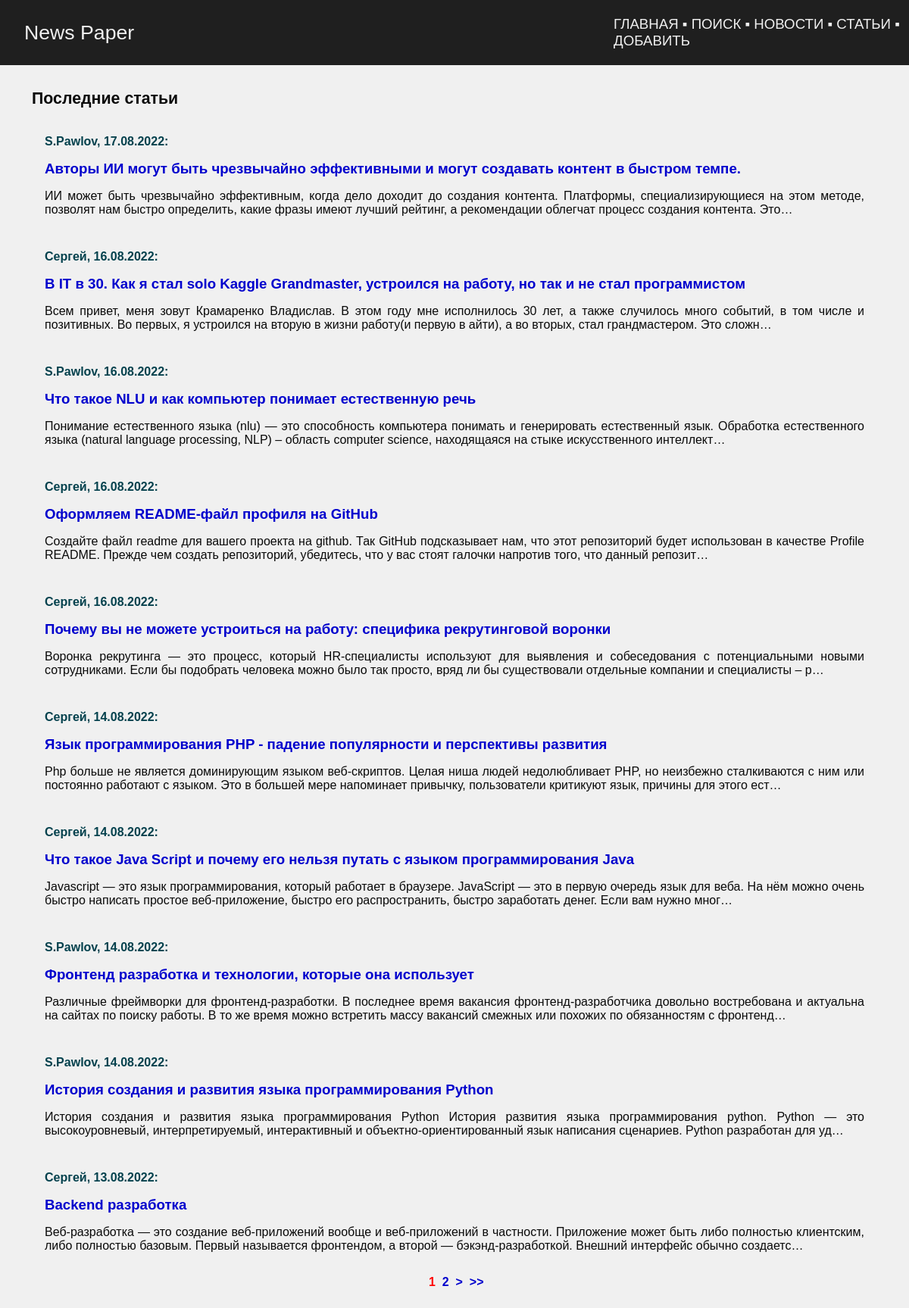
The page /articles/ on the database as committed earlier.
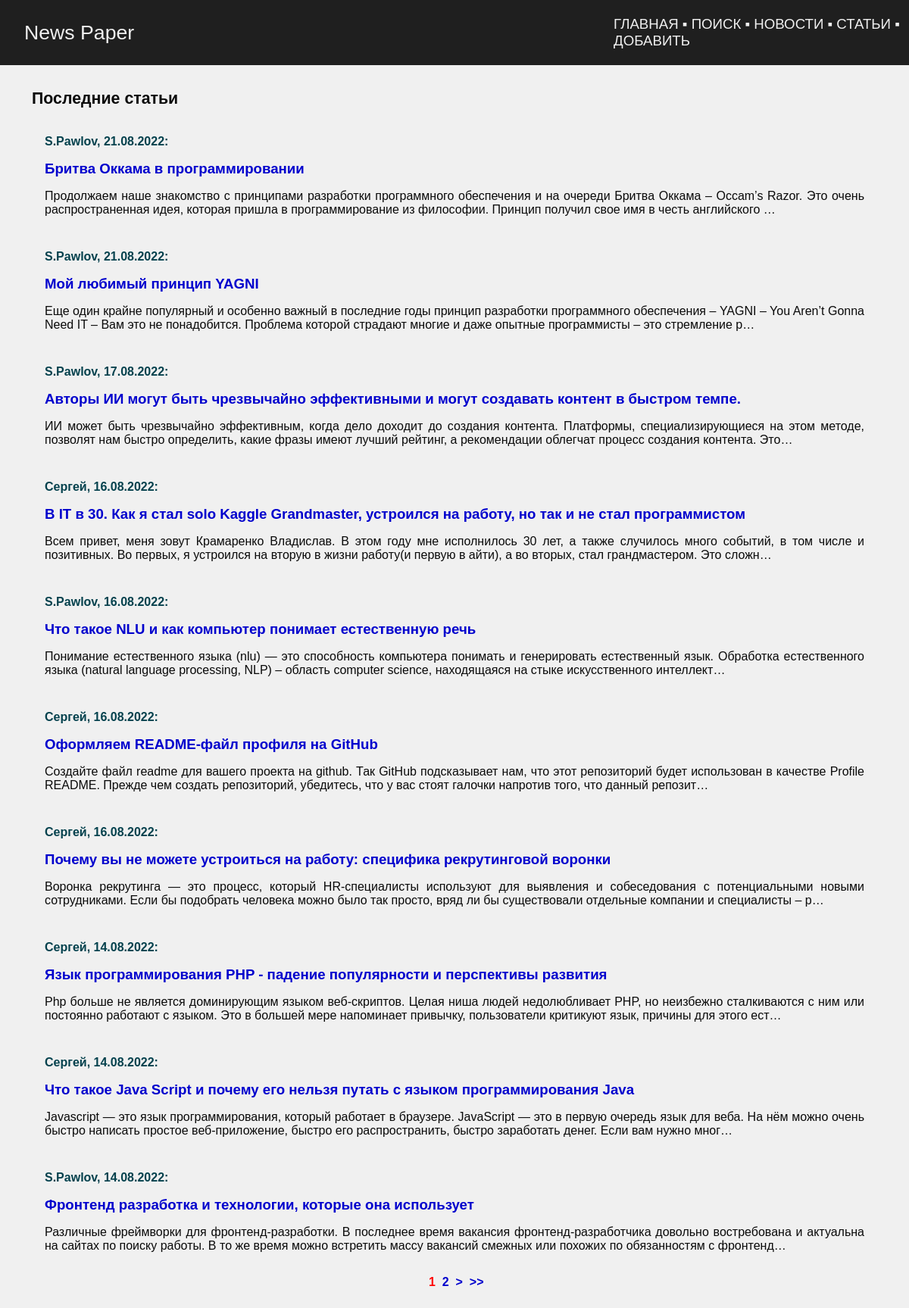
The same page on the database as committed later.
### news/models.py (models this page shows, shortened)
class Post(models.Model):
    author_post = models.ForeignKey(
        Author, on_delete=models.CASCADE, verbose_name='Автор',
    )
    ARTICLE = 'ART'
    NEWS = 'NWS'
    CHOICE_CAT = [
        (ARTICLE, 'Статья'),
        (NEWS, 'Новость'),
    ]
    type_cat = models.CharField(
        max_length=3, choices=CHOICE_CAT, default=ARTICLE,
        verbose_name='Тип контента',
    )
    date_pub = models.DateTimeField(
        auto_now_add=True, verbose_name='Дата публикации',
    )
    post_cat = models.ManyToManyField(
        Category, through='PostCategory', verbose_name='Категория',
    )
    name = models.CharField(
        max_length=128, verbose_name='Название',
    )
    content = models.TextField(
        verbose_name='Контент',
    )
    content_rate = models.SmallIntegerField(
        default=0,
        verbose_name='Рейтинг',
    )
    class Meta:
        verbose_name = 'Пост'
        verbose_name_plural = 'Посты'

class Author(models.Model):
    author_user = models.OneToOneField(
        User,
        on_delete=models.CASCADE,
    )
    author_rate = models.SmallIntegerField(
        default=0,
    )
    def __str__(self):
        return self.author_user.username
    class Meta:
        verbose_name = 'Автор'
        verbose_name_plural = 'Авторы'

### news/views.py (the view)
# urls.py: path('articles/', ArticlesView.as_view(), name='articles'),
class ArticlesView(ListView):
    queryset = Post.objects.filter(type_cat='ART').select_related()
    ordering = '-date_pub'
    template_name = 'articles.html'
    context_object_name = 'articles'
    paginate_by = 10

### news/templatetags/censor.py (called while the page is built)
@register.filter()
def censor(in_text):
    censured_text = in_text
    with open('static/json/bad_words.json', 'r') as censor_file:
        bad_text = json.load(censor_file)
    for word in censured_text.split():
        if word.lower() in bad_text:
            censured_text = censured_text.replace(
                word,
                f'{word[0]}{"*" * (len(word) - 1)}'
            )
    return censured_text

### news/templatetags/news_tags.py (called while the page is built)
@register.simple_tag(takes_context=True)
def url_replace(context, **kwargs):
    d = context['request'].GET.copy()
    for k, v in kwargs.items():
        d[k] = v
    return d.urlencode()

### templates/articles.html (shortened to what this page needs)
{% extends 'default.html' %}
{% load censor %}
{% load news_tags %}
{% block content %}
<table class="news">
    <tr>
        <th>Последние статьи</th>
    </tr>
    <tr>
        <td>
            <table>
            {% for nw in articles %}
            <tr>
                <td>
                    <p class="metanews">
                        {{ nw.author_post }}, {{ nw.date_pub|date:'d.m.Y' }}:
                    </p>
                    <a class="news_title" href="{% url 'news:detail' nw.id %}">
                        {{ nw.name|censor }}
                    </a>
                    <br>
                    <p>{{ nw.content|censor|truncatechars:250|safe }}</p>
                </td>
            </tr>
            {% endfor %}
            </table>
        </td>
    </tr>
</table>
<div class="pagination">
    <span class="current">&nbsp;{{ page_obj.number }}&nbsp;</span>
    {% if page_obj.has_next %}
        <a href="?{% url_replace page=page_obj.next_page_number %}">{{ page_obj.next_page_number }}</a>
        <a href="?{% url_replace page=page_obj.next_page_number %}">&nbsp;></a>
        <a href="?{% url_replace page=page_obj.paginator.num_pages %}">&nbsp;>></a>
    {% endif %}
</div>
{% endblock content %}

Rows that differ between the two databases and show on the page:
no longer on this page (row unchanged): Post: author_post "S.Pawlov", date_pub "14.08.2022", name|censor "История создания и развития языка программирования Python", content|censor "История создания и развития языка программирования Python История развития языка программирования python. Python — это высокоуровневый, интерпретируемый, интерактивный и объектно-ориентированный язык написания сценариев. Python разработан для уд…"
no longer on this page (row unchanged): Post: author_post "Сергей", date_pub "13.08.2022", name|censor "Backend разработка", content|censor "Веб-разработка — это создание веб-приложений вообще и веб-приложений в частности. Приложение может быть либо полностью клиентским, либо полностью базовым. Первый называется фронтендом, а второй — бэкэнд-разработкой. Внешний интерфейс обычно создаетс…"
added Post: author_post "S.Pawlov", date_pub "21.08.2022", name|censor "Бритва Оккама в программировании", content|censor "Продолжаем наше знакомство с принципами разработки программного обеспечения и на очереди Бритва Оккама – Occam’s Razor. Это очень распространенная идея, которая пришла в программирование из философии. Принцип получил свое имя в честь английского …"
added Post: author_post "S.Pawlov", date_pub "21.08.2022", name|censor "Мой любимый принцип YAGNI", content|censor "Еще один крайне популярный и особенно важный в последние годы принцип разработки программного обеспечения – YAGNI – You Aren’t Gonna Need IT – Вам это не понадобится. Проблема которой страдают многие и даже опытные программисты – это стремление р…"
